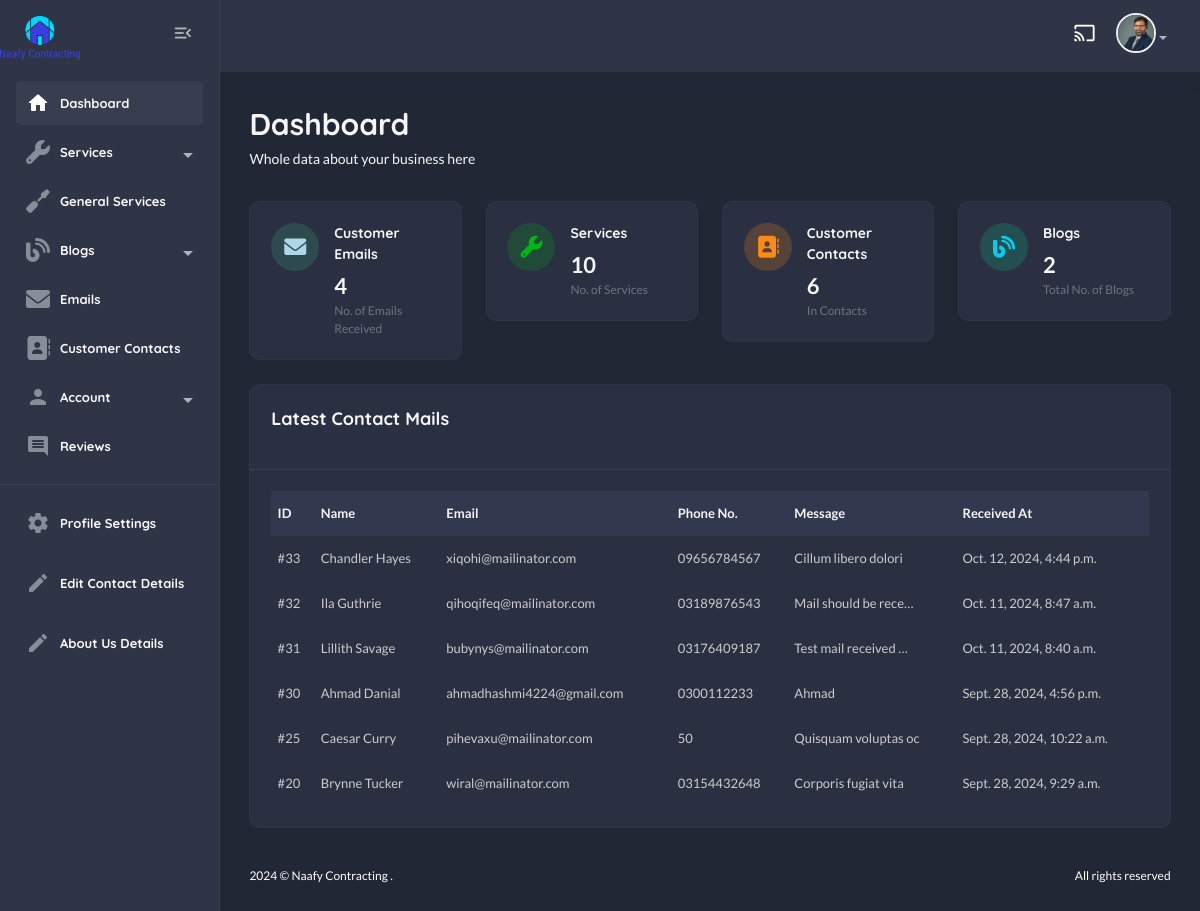
/useradmin/ (signed in), run on an earlier commit of the app's database.
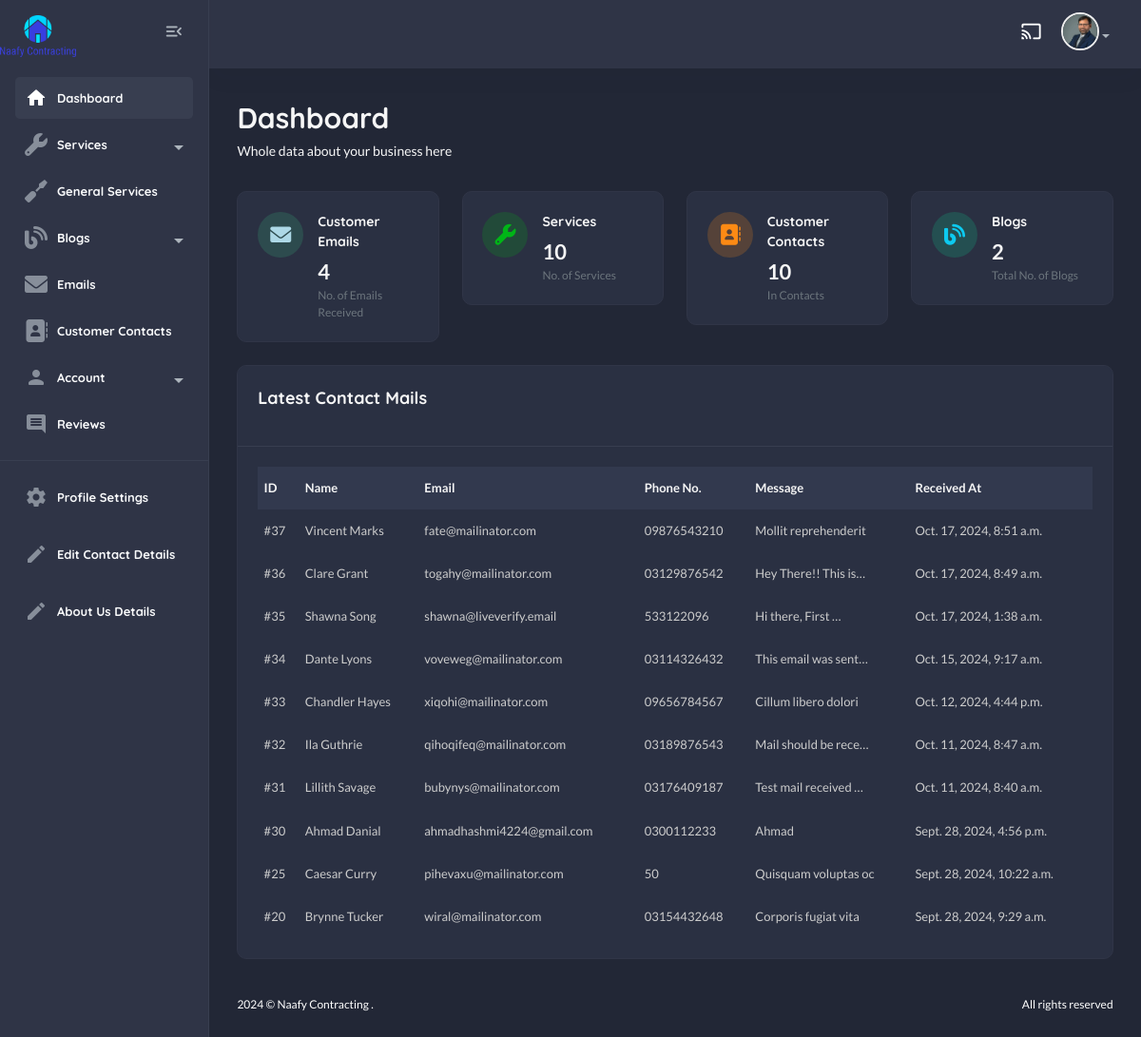
And on a later commit of the database.
### contact/models.py (models this page shows, shortened)
class Contact(models.Model):
    name = models.CharField(max_length=100)
    email = models.EmailField(unique=True)
    phone_no = models.CharField(max_length=20, default="+123 456 7890")
    message = models.TextField()
    submitted_at = models.DateTimeField(auto_now_add=True)
    responded = models.BooleanField(default=False)

### useradmin/views.py (the view)
# urls.py: path("", views.dashboard_view, name="dashboard"),
@login_required
def dashboard_view(request):
    contacts = Contact.objects.all().order_by("-id")
    emails = Email.objects.all()
    services = Service.objects.all()
    blogs = Blog.objects.all()
    context = {
        "contacts" : contacts,
        "emails" : emails,
        "services" : services,
        "blogs" : blogs,
    }
    return render(request, "useradmin/dashboard.html", context)

### home/context_processors.py (called while the page is built)
def default(request):
    services = Service.objects.all().order_by("-id")
    contact_details = ContactDetails.objects.first()
    return {
        "services" : services,
        "contact_details" : contact_details,
    }

### templates/useradmin/dashboard.html (shortened to what the changed rows need)
{% extends "useradmin/base.html" %}
    {% load static %}
        {% block content %}
            <section class="content-main">
                <div class="content-header">
                    <div>
                        <h2 class="content-title card-title">Dashboard</h2>
                    </div>
                </div>
                <div class="row">
                    <div class="col-lg-3">
                        <div class="card card-body mb-4">
                            <article class="icontext">
                                <div class="text">
                                    <h6 class="mb-1 card-title">Customer Contacts</h6>
                                    <span>{{contacts.count}}</span>
                                    <span class="text-sm"> In {{categories.count}} Contacts </span>
                                </div>
                            </article>
                        </div>
                    </div>
                </div>
                <div class="card mb-4">
                    <div class="card-body">
                        <div class="table-responsive">
                            <div class="table-responsive">
                                <table class="table align-middle table-nowrap mb-0">
                                    <thead class="table-light">
                                        <tr>
                                            <th class="align-middle" scope="col">ID</th>
                                            <th class="align-middle" scope="col">Name</th>
                                            <th class="align-middle" scope="col">Email</th>
                                            <th class="align-middle" scope="col">Phone No.</th>
                                            <th class="align-middle" scope="col">Message</th>
                                            <th class="align-middle" scope="col">Received At</th>
                                        </tr>
                                    </thead>
                                    <tbody>
                                        {% for c in contacts %}
                                            <tr>
                                                <td><aclass="fw-bold">#{{c.id}}</aclass=></td>
                                                <td>{{c.name}}</td>
                                                <td>{{c.email}}</td>
                                                <td>{{c.phone_no}}</td>
                                                <td>{{c.message|truncatechars:20}}</td>
                                                <td>{{c.submitted_at}}</td>
                                            </tr>
                                        {% endfor %}
                                    </tbody>
                                </table>
                            </div>
                        </div>
                    </div>
                </div>
            </section>
        {% endblock content%}

What changed in the data, as far as the page shows it:
added Contact: id "37", name "Vincent Marks", email "fate@mailinator.com", phone_no "09876543210", message "Mollit reprehenderit", submitted_at "Oct. 17, 2024, 8:51 a.m."
added Contact: id "36", name "Clare Grant", email "togahy@mailinator.com", phone_no "03129876542", message "Hey There!! This is…", submitted_at "Oct. 17, 2024, 8:49 a.m."
added Contact: id "35", name "Shawna Song", email "shawna@liveverify.email", phone_no "533122096", message "Hi there, First …", submitted_at "Oct. 17, 2024, 1:38 a.m."
added Contact: id "34", name "Dante Lyons", email "voveweg@mailinator.com", phone_no "03114326432", message "This email was sent…", submitted_at "Oct. 15, 2024, 9:17 a.m."
Also different on the page:
{{ contacts.count }}: "6" → "10"
